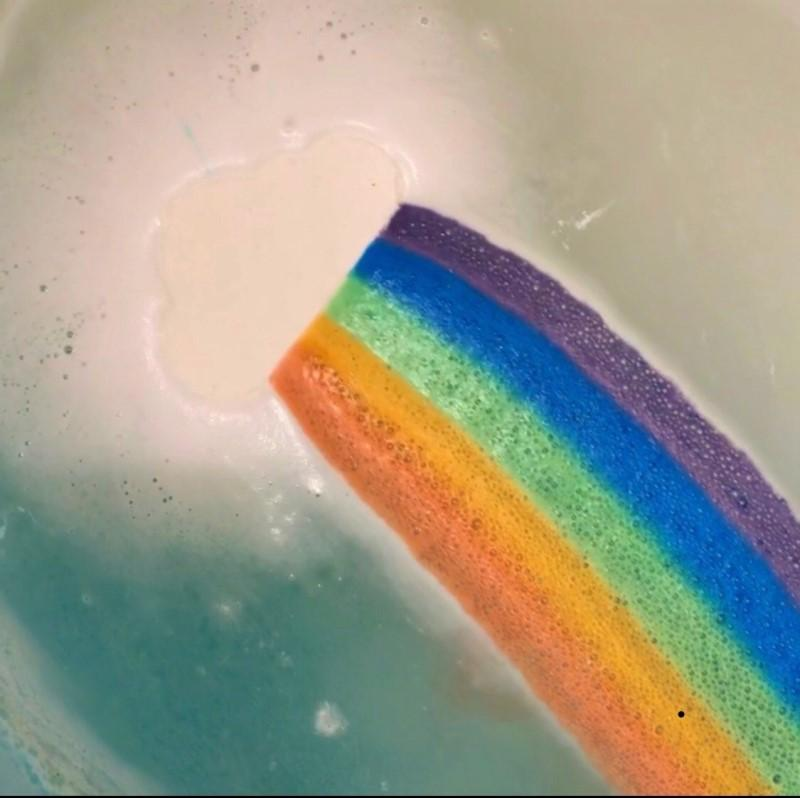
#> input picture images/rainbow.jpg, 800 x 798 px
$ python thresholding.py
#> lines starting #> are read from the running program, lines starting #| are printed output that depends on the picture; after the words box and inside, x2 and y2 are one past the last pixel; in counts of white or black regions, pixels touching at a corner belong together
import cv2
import matplotlib.pyplot as plt

img = cv2.imread('./images/rainbow.jpg', 0)
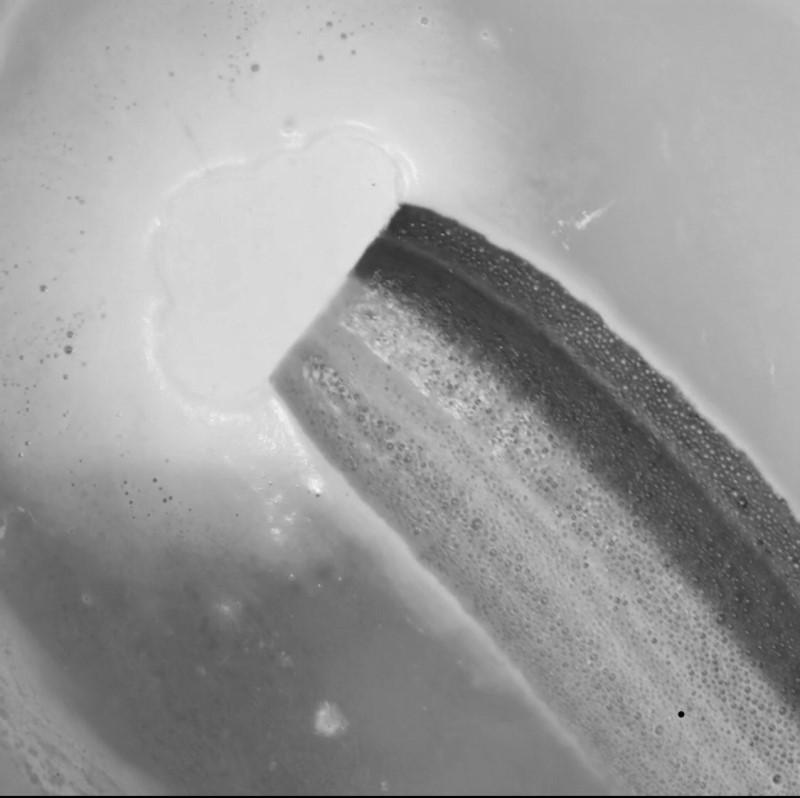
#> img: shape (798, 800); min 0, max 248, mean 155.5
# thresholding
ret, thresh1 = cv2.threshold(img, 90, 255, cv2.THRESH_BINARY)
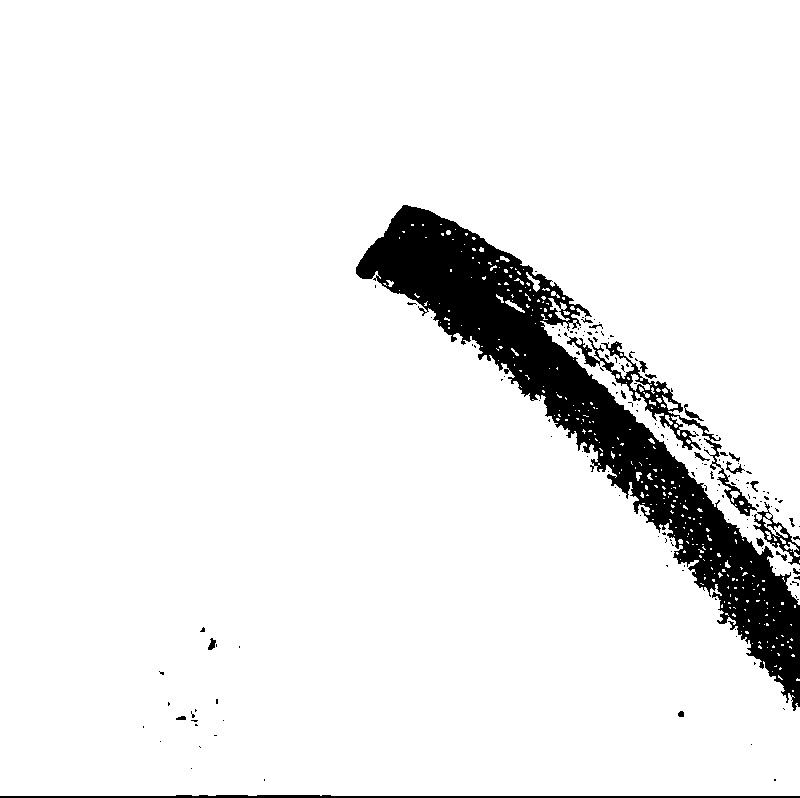
#> thresh1: shape (798, 800); 92.6% white; 160 black regions (138 under 20 px), largest, box (x1, y1, x2, y2) and area: (356, 205, 800, 711) 40701, (567, 337, 757, 516) 2810, (0, 795, 800, 798) 1729
# print(thres)

plt.imshow(thresh1, cmap='gray')
plt.show()

$ run again, with images/Nadia_Murad.jpg copied over images/rainbow.jpg
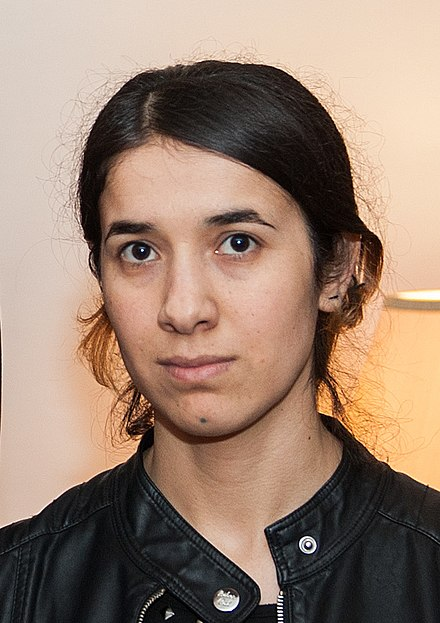
#> input picture images/Nadia_Murad.jpg, 440 x 623 px
#> `img = cv2.imread('./images/rainbow.jpg', 0)`:
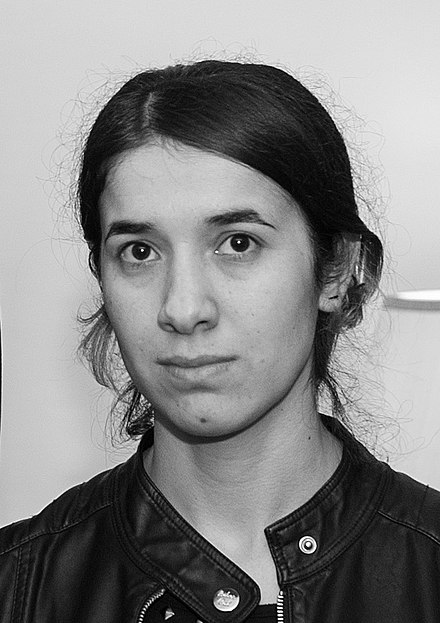
#> img: shape (623, 440); min 0, max 255, mean 134.7
#> `ret, thresh1 = cv2.threshold(img, 90, 255, cv2.THRESH_BINARY)`:
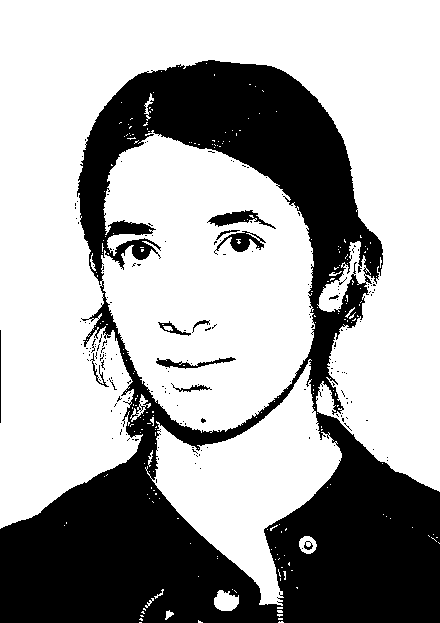
#> thresh1: shape (623, 440); 65.8% white; 193 black regions (180 under 20 px), largest, box (x1, y1, x2, y2) and area: (0, 60, 440, 623) 91412, (207, 210, 276, 229) 512, (214, 231, 266, 255) 466
